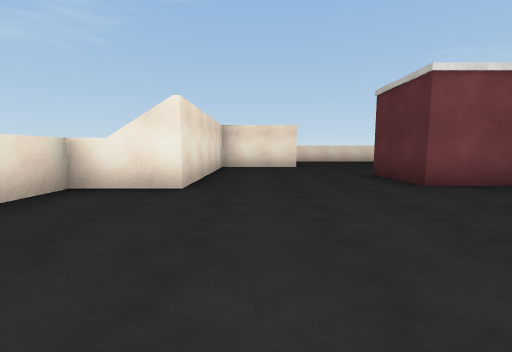
view 1 (above)

15 first-person views from a walk through a scene from a Unity 3-D project. The camera is 1.2 m above the floor, tilts 6° down and sees 90° across. The floor is counted in squares, 2 m on a side. Each view is taken from the middle of a square. On the plan, view 1 faces up. The plan holds only what a view shows up to about 9 squares ahead; the rest is blank. The place goes on beyond the plan. Surface patterns are stand-ins for the level's own textures.

view 2
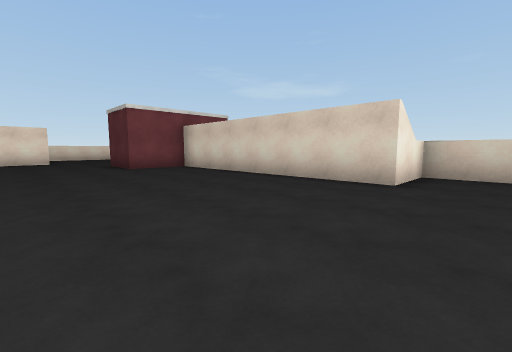

view 3
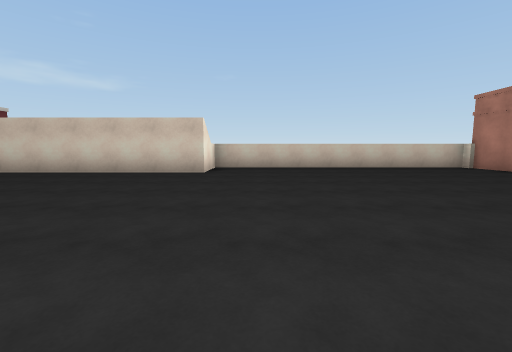

view 4
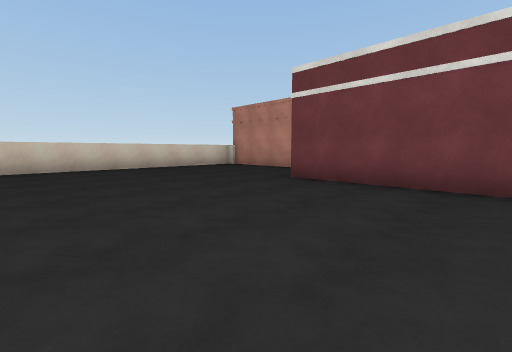

view 5
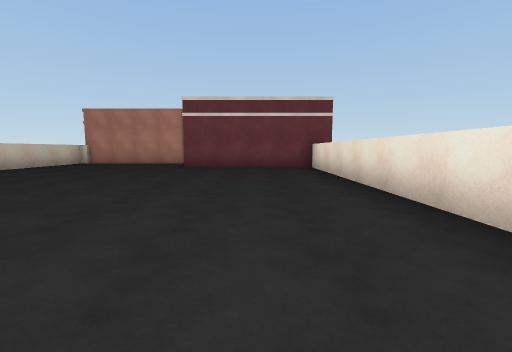

view 6
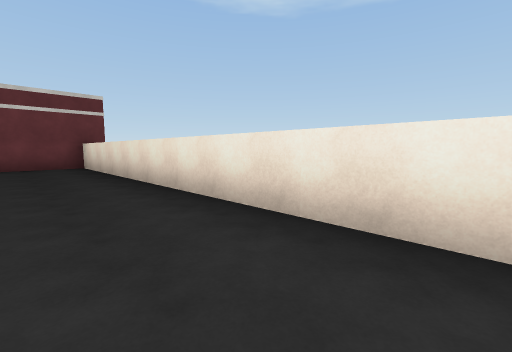

view 7
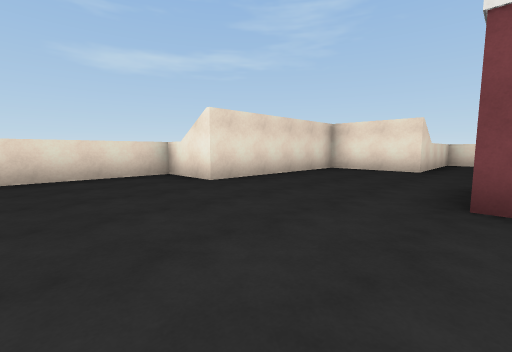

view 8
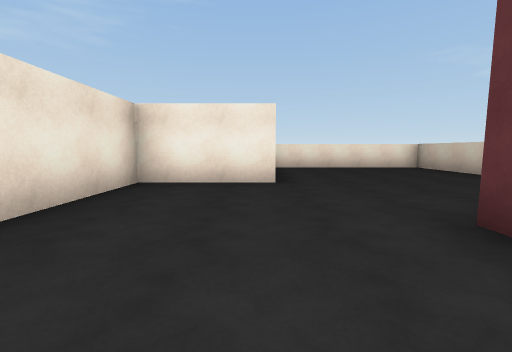

view 9
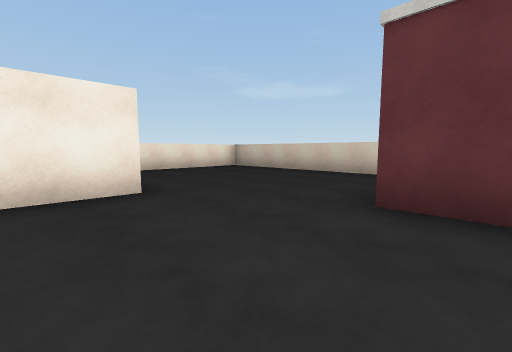

view 10
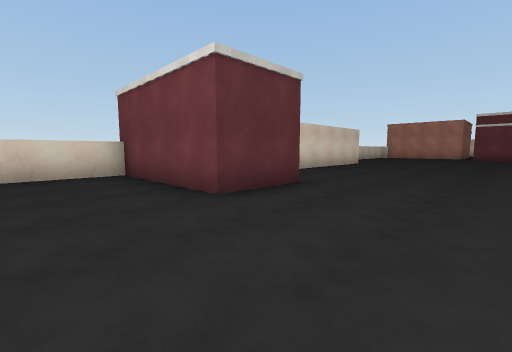

view 11
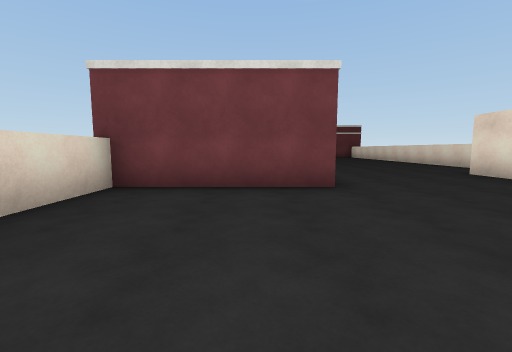

view 12
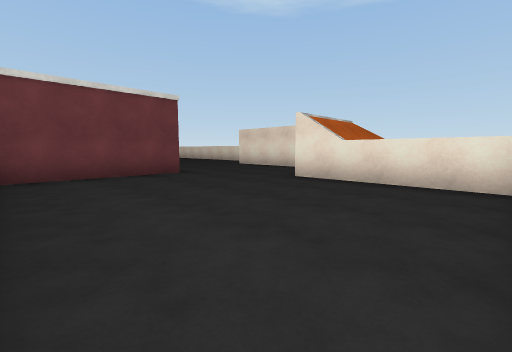

view 13
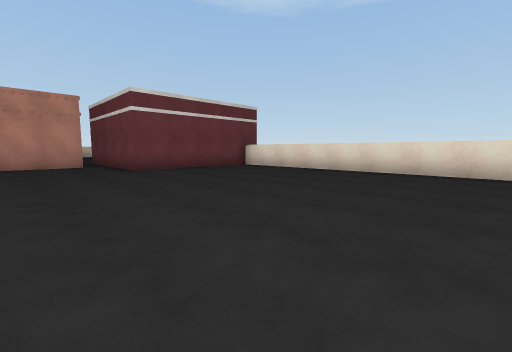

view 14
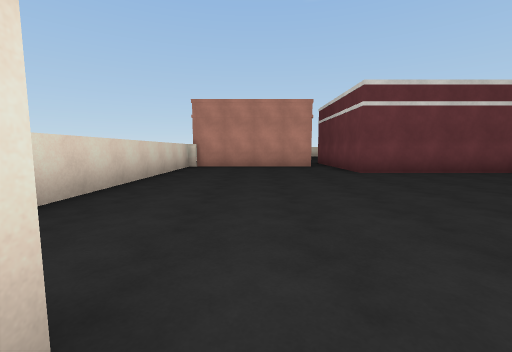

view 15
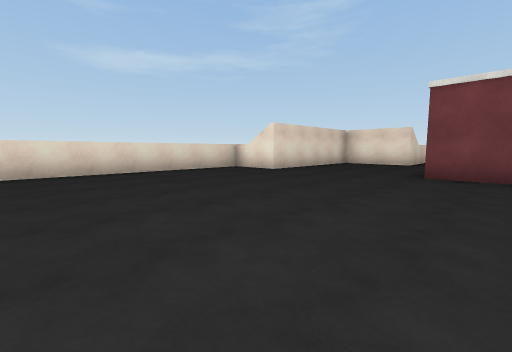

### Floor plan
Ten units are one square. View 1 is at (0, 0); x grows to the right and y downward. Boxes are objects, and circles mark ways between rooms. Rooms are numbered by the first view taken in them; rooms with no view inside come last. Other rooms are left out.
<svg viewBox="-40 -129 111 247">
<path fill="none" stroke="#000" d="M-35 84 13 84 13 113M20 108 63 108 63 27 46 27 46 -41 28 -41 28 -60M13 -86 -11 -86 -11 -39 -29 -39 -29 85M28 -60 66 -60M63 -59 63 -124 13 -124 13 -86"/>
<circle cx="25" cy="-75" r="3" fill="#2a7"/>
<text x="20" y="20">1</text>
<text x="40" y="-100">2</text>
</svg>
Room 1 opens to room 2.

Where each view was taken, in squares from view 1:
view 1: 0 up, 0 right, facing up
view 2: 4 down, 0 right, facing up-right
view 3: 4 down, 2 left, facing right
view 4: 4 down, 2 left, facing down-right
view 5: 0 up, 1 left, facing down
view 6: 1 up, 1 left, facing down-left
view 7: 1 up, 3 right, facing up-left
view 8: 4 up, 1 right, facing up
view 9: 5 up, 0 right, facing up-right
view 10: 8 up, 0 right, facing down-right
view 11: 10 up, 4 right, facing down
view 12: 12 up, 6 right, facing down-left
view 13: 1 down, 4 right, facing down-left
view 14: 2 down, 4 right, facing down
view 15: 2 down, 4 right, facing up-left
